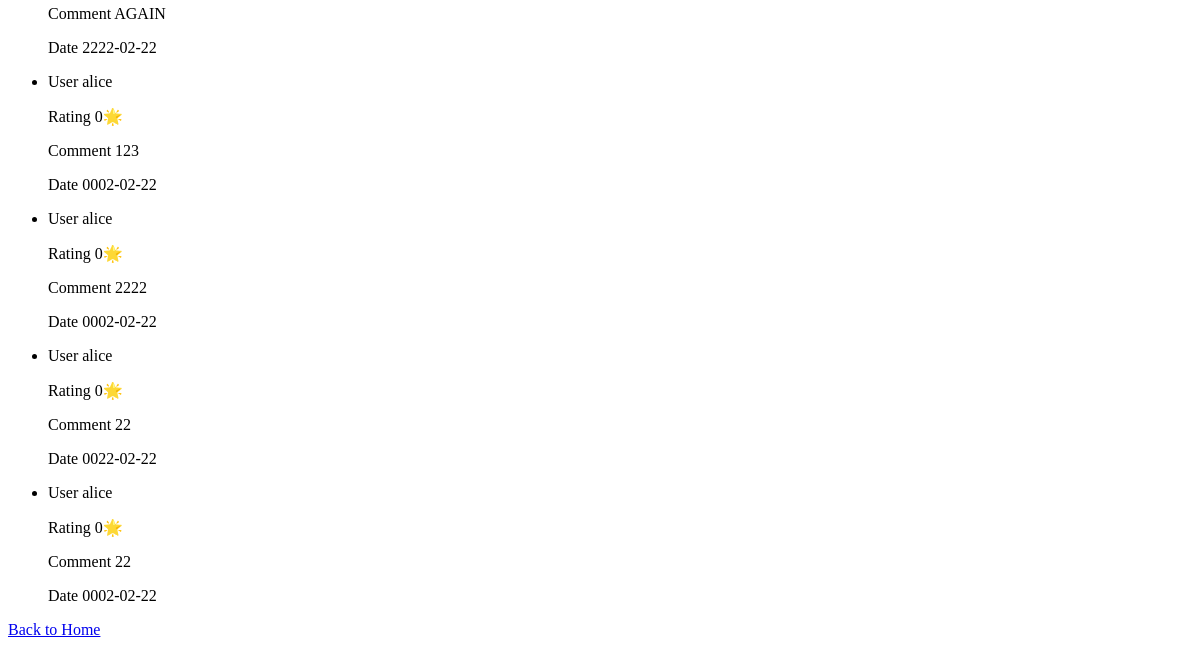
Before: /product/1 (lower part) with the older database file.
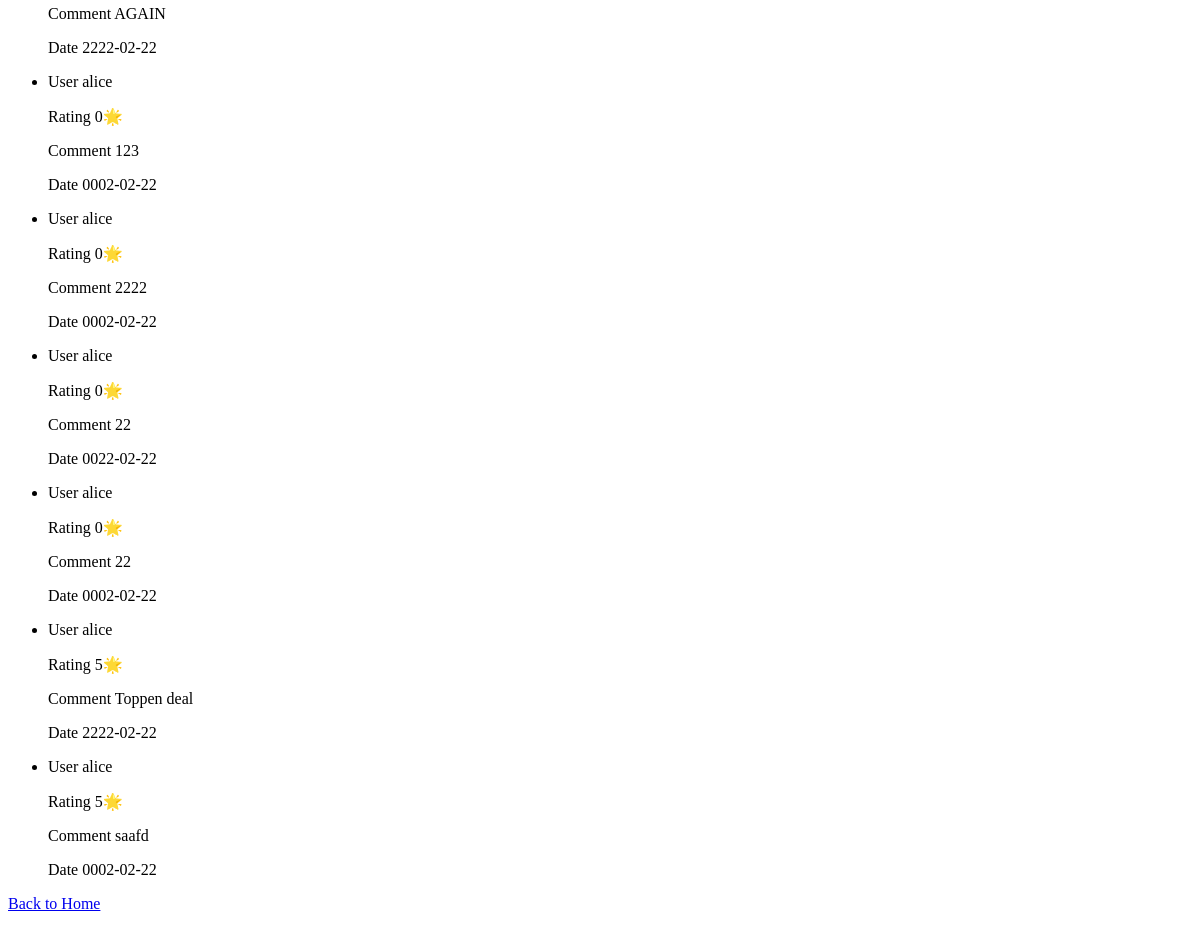
After: the same page with the newer database file.
### tables this page shows
CREATE TABLE "reviews" (
	"id"	INTEGER NOT NULL UNIQUE,
	"user_id"	INTEGER NOT NULL,
	"product_id"	INTEGER NOT NULL,
	"date"	DATE NOT NULL,
	"text"	TEXT,
	"rating"	INTEGER NOT NULL,
	PRIMARY KEY("id" AUTOINCREMENT),
	FOREIGN KEY("product_id") REFERENCES "product"("id") ON DELETE CASCADE,
	FOREIGN KEY("user_id") REFERENCES "users"("id") ON DELETE CASCADE
);

CREATE TABLE users (
    id INTEGER PRIMARY KEY AUTOINCREMENT,
    username TEXT NOT NULL UNIQUE,
    email TEXT NOT NULL UNIQUE
);

### app.py (the view, shortened to what this page needs)
@app.route('/product/<int:product_id>', methods=['GET', 'POST'])
def product_details(product_id):
    db = get_db()
    cursor = db.execute('SELECT * FROM products WHERE id=?', (product_id,))
    product = cursor.fetchone()
    users = db.execute('SELECT * FROM users').fetchall()
    cursor = db.execute('SELECT * FROM reviews')
    reviews = cursor.fetchall()
    return render_template('product_details.html', product=product, users=users, reviews=reviews)

### app.py (called while the page is built)
def get_db():
    db = getattr(g, '_database', None)
    if db is None:
        db = sqlite3.connect(DATABASE)
        db.row_factory = sqlite3.Row  # Enables name-based access to columns
        g._database = db
    return db

@app.teardown_appcontext
def close_connection(exception):
    db = getattr(g, '_database', None)
    if db is not None:
        db.close()

### templates/product_details.html (shortened to what this page needs)
<!DOCTYPE html>
<html>
<head>
</head>
<body>
    <br><br>
    <br>
    {% for review in reviews %}
        {% if  review['product_id']  ==  product['id']  %}
            <ul>
                <li>
                    {% for user in users %}
                        {% if user['id'] == review['user_id'] %}
                            <p>User {{ user['username'] }}</p>
                        {% endif %}
                    {% endfor %}
                    <p>Rating {{ review['rating'] }}🌟</p>
                    {% if review['text'] %}
                        <p>Comment {{ review['text'] }}</p>
                    {% endif %}
                    <p>Date {{ review['date'] }}</p>
                </li>
            </ul>
        {% endif %}
    {% endfor %}
    <p>
        <a href="{{ url_for('index') }}">Back to Home</a>
    </p>
</body>
</html>

Changed rows visible on the page:
added reviews: rating "5", text "Toppen deal", date "2222-02-22", users (username "alice")
added reviews: rating "5", text "saafd", date "0002-02-22", users (username "alice")
